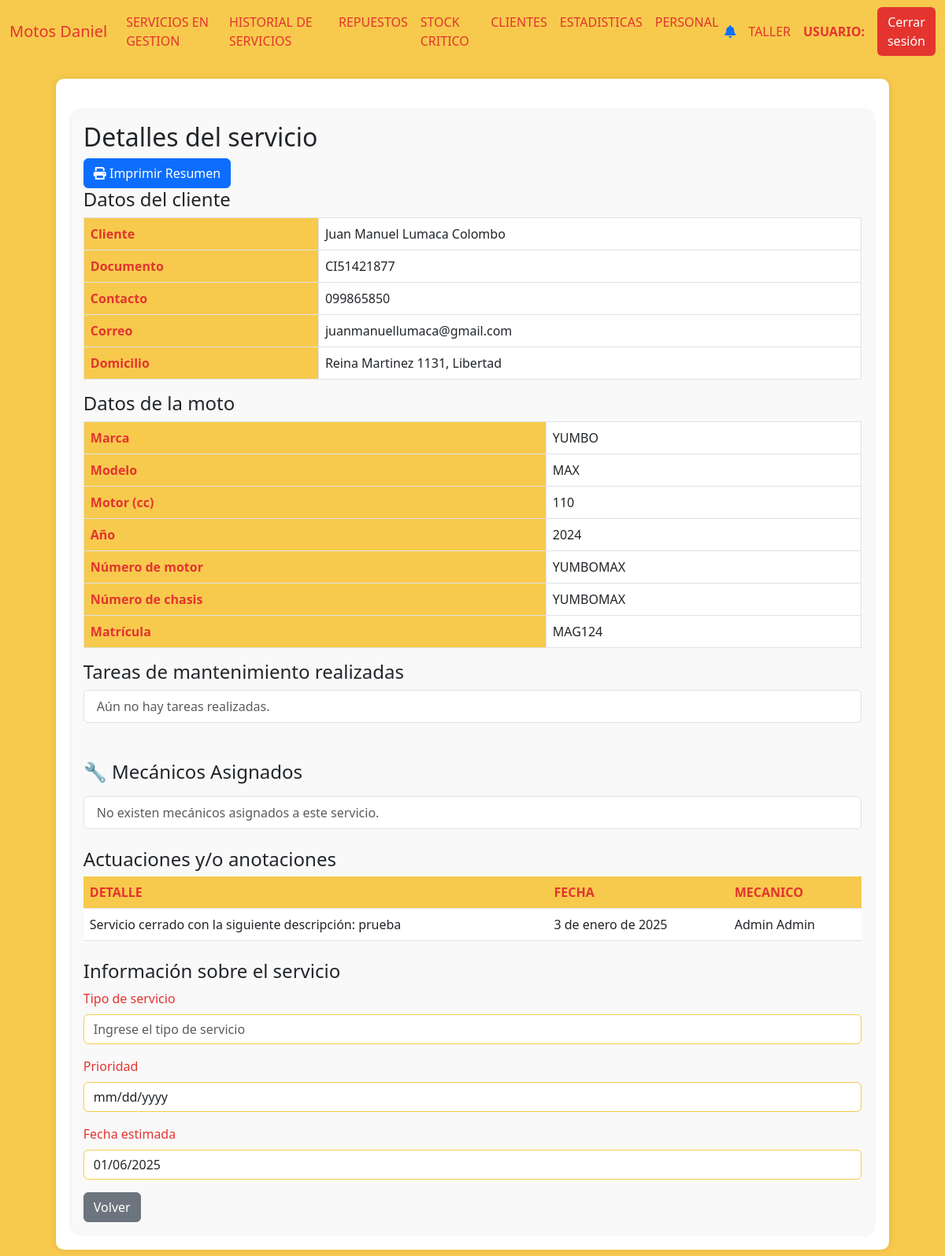
Page /detalles_servicio_cerrado/13 on the committed database.
### AppUM/models.py (models this page shows)
class Cliente(models.Model):
    documento = models.CharField(max_length=20, unique=True)
    nombre = models.CharField(max_length=20)
    apellido  = models.CharField(max_length=20)
    fecha_nacimiento = models.DateField(null=True,blank=True)
    domicilio = models.CharField(max_length=500,blank=True)

class ClienteTelefono(models.Model):
    cliente = models.ForeignKey(Cliente, related_name='cliente_telefono', on_delete=models.CASCADE, null=True)
    telefono = models.CharField(max_length=10)
    principal = models.BooleanField(default=True)

class ClienteCorreo(models.Model):
    cliente = models.ForeignKey(Cliente, related_name='cliente_correo', on_delete=models.CASCADE, null=True)
    correo = models.CharField(max_length=100)
    principal = models.BooleanField(default=True)

class Moto(models.Model):
    marca = models.CharField(max_length=20)
    modelo = models.CharField(max_length=20)
    anio = models.IntegerField()
    motor = models.IntegerField()
    estado = models.CharField(max_length=10)
    kilometros = models.IntegerField()
    precio = models.DecimalField(max_digits=10, decimal_places=2)
    color = models.CharField(max_length=20)
    num_motor = models.CharField(max_length=40, unique=True)
    num_chasis = models.CharField(max_length=40, unique=True)
    num_cilindros = models.IntegerField(default=1)
    cantidad_pasajeros = models.IntegerField(default=2)
    foto = models.ImageField(null=True, blank=True, upload_to="motos/fotos/")
    pertenece_tienda = models.BooleanField()
    pertenece_taller = models.BooleanField()
    identificacion_pdf = models.FileField(upload_to='motos/pdfs/', null=True, blank=True)
    observaciones = models.TextField(null=True, blank=True)
    fecha_ingreso = models.DateTimeField(auto_now_add=True)
    moneda_precio = models.CharField(max_length=10,default=True,null=True)
    tipo = models.CharField(max_length=20,blank=True)
    precio_final = models.DecimalField(max_digits=10, decimal_places=2,default=0)
    contiene_num_motor = models.BooleanField(default=1)
    contiene_num_chasis = models.BooleanField(default=1)

class Matriculas(models.Model):
    moto = models.ForeignKey(Moto, related_name='moto', on_delete=models.CASCADE, null=True)
    matricula = models.CharField(max_length=20, unique=True)
    padron = models.IntegerField(unique=True, null=True, blank=True)

class AnotacionesServicio(models.Model):
    anotaciones = models.TextField(null=True, blank=True)
    fecha = models.DateField(null=True, blank=True)
    mecanico = models.ForeignKey(Mecanico, related_name='anotacion_mecanicos', on_delete=models.CASCADE)
    servicio = models.ForeignKey(Servicios, related_name='anotacion_servicio', on_delete=models.CASCADE)

class Personal(models.Model):
    documento = models.CharField(max_length=20, unique=True)
    nombre = models.CharField(max_length=20)
    apellido  = models.CharField(max_length=20)
    fecha_nacimiento = models.DateField()
    usuario = models.CharField(max_length=100,unique=True)
    contrasena = models.CharField(max_length=20)
    correo = models.CharField(max_length=40,unique=True)
    telefono = models.CharField(max_length=10,unique=True)
    primera_sesion = models.BooleanField(default=False)

class Servicios(models.Model):
    fecha_ingreso = models.DateField()
    descripcion_ingreso = models.TextField(null=True, blank=True)
    estado = models.CharField(max_length=20, blank=True)
    prioridad = models.CharField(max_length=20, blank=True)
    fecha_estimada_cierre = models.DateField(null=True)
    fecha_prox_servicio = models.DateField(null=True)
    km_prox_servicio = models.IntegerField(null=True)
    moto = models.ForeignKey(Moto, related_name='moto_servicio', on_delete=models.CASCADE)
    cliente = models.ForeignKey(Cliente, related_name='cliente_servicio', on_delete=models.CASCADE)
    dias = models.IntegerField(default=0)
    titulo = models.CharField(max_length=20, blank=True)
    precio = models.DecimalField(max_digits=10, decimal_places=2,default=0)

### AppUM/views.py (the view)
# urls.py: path('detalles_servicio_cerrado/<int:id_s>', views.detalles_servicios_cerrados,name="DetallesServicioCerrado"),
def detalles_servicios_cerrados(req,id_s):
    contexto = contexto_modificar_servicio(id_s,None)
    datos = json_para_servicio(id_s)
    return render(req,"perfil_taller/historial_de_servicios/detalles_servicio.html",{ "moto":contexto[0],
                                                                            "cliente":contexto[1],
                                                                            "matricula":contexto[2],
                                                                            "telefono":contexto[3],
                                                                            "correo":contexto[4],
                                                                            "tareas_realizadas":contexto[5],
                                                                            "tareas_pendientes":contexto[6],
                                                                            "mecanicos":contexto[7],
                                                                            "id_servicio":contexto[9],
                                                                            "anotaciones":contexto[10],
                                                                            "info_servicio":contexto[12],
                                                                            "fecha_cierre":contexto[13],
                                                                            "datos_fijos":datos[0],
                                                                            "tareas":datos[1]
                                                                            })

### AppUM/context_processors.py (called while the page is built)
def cantidad_solicitudes_no_leidas(req):
    if req.user.is_authenticated:
        usuario = req.user
        usuario_actual = Personal.objects.filter(usuario=usuario.username).first()
        notificaciones = NotificacionPersonal.objects.filter(personal=usuario_actual,leido=0).count()
    else:
        notificaciones = 0
    return {'notificaciones': notificaciones}

### AppUM/templates/perfil_taller/historial_de_servicios/detalles_servicio.html (shortened to what this page needs)
{% extends "perfil_taller/padre_perfil_taller.html" %}
{% load static %}
{% block contenidoQueCambia %}
<div class="table-container" id="inventarios">
    <div class="form-container" id="motoForm">
        <h2>Detalles del servicio</h4>
            <a id="imprimir-resumen" class="btn btn-primary" onclick="prueba()" data-id-cv="{{ id_cv }}">
                <i class="fas fa-print"></i> Imprimir Resumen
            </a>
            <h4>Datos del cliente</h4>
            <table class="table table-bordered">
                <tbody>
                    <tr>
                        <th scope="row">Cliente</th>
                        <td>{{ cliente.nombre }} {{ cliente.apellido }}</td>
                    </tr>
                    <tr>
                        <th scope="row">Documento</th>
                        <td>{{ cliente.documento }}</td>
                    </tr>
                    <tr>
                        <th scope="row">Contacto</th>
                        <td>{{ telefono }}</td>
                    </tr>
                    <tr>
                        <th scope="row">Correo</th>
                        <td>{{ correo }}</td>
                    </tr>
                    <tr>
                        <th scope="row">Domicilio</th>
                        <td>{{ cliente.domicilio }}</td>
                    </tr>
                </tbody>
            </table>
            <h4>Datos de la moto</h4>
            <table class="table table-bordered">
                <tbody>
                    <tr>
                        <th scope="row">Marca</th>
                        <td>{{ moto.marca }}</td>
                    </tr>
                    <tr>
                        <th scope="row">Modelo</th>
                        <td>{{ moto.modelo }}</td>
                    </tr>
                    <tr>
                        <th scope="row">Motor (cc)</th>
                        <td>{{ moto.motor }}</td>
                    </tr>
                    <tr>
                        <th scope="row">Año</th>
                        <td>{{ moto.anio }}</td>
                    </tr>
                    <tr>
                        <th scope="row">Número de motor</th>
                        <td>{{ moto.num_motor }}</td>
                    </tr>
                    <tr>
                        <th scope="row">Número de chasis</th>
                        <td>{{ moto.num_chasis }}</td>
                    </tr>
                    <tr>
                        <th scope="row">Matrícula</th>
                        <td>{{ matricula }}</td>
                    </tr>
                </tbody>
            </table>
            <h4>Tareas de mantenimiento realizadas</h4>
            <div id="serviciosLista" class="mb-4">
                <ul id="serviciosLista" class="list-group mb-4">
                    {% for servicio in tareas_realizadas %}
                        <li class="list-group-item d-flex align-items-center flex-column" id="servicio-{{ servicio.id }}">
                            <div class="d-flex w-100 align-items-center">
                                <span class="flex-grow-1">{{ servicio.tarea }}</span>
                            </div>
                        </li>
                    {% empty %}
                        <li class="list-group-item text-muted">Aún no hay tareas realizadas.</li>
                    {% endfor %}
                </ul>
            </div>
            <br>
            <h4 class="mb-3">🔧 Mecánicos Asignados</h4>
            <div id="serviciosLista" class="mb-4">
                    <ul id="serviciosLista" class="list-group mb-4">
                        {% for mecanico in mecanicos %}
                        <li class="list-group-item d-flex align-items-center flex-column" id="servicio-{{ servicio.id }}">
                            <div class="d-flex w-100 align-items-center">
                                <span class="flex-grow-1">{{ mecanico.mecanico.nombre }} {{ mecanico.mecanico.apellido }}</span>
                            </div>
                        </li>
                        {% empty %}
                            <li class="list-group-item text-muted">No existen mecánicos asignados a este servicio.</li>
                        {% endfor %}
                    </ul>
                </div>
            <h4>Actuaciones y/o anotaciones</h4>
            <div id="serviciosLista" class="mb-4">
                <table class="table">
                    <thead>
                        <tr>
                            <th>DETALLE</th>
                            <th>FECHA</th>
                            <th>MECANICO</th>
                        </tr>
                    </thead>
                    <tbody>
                {% if anotaciones %}
                    {% for anotacion in anotaciones %}
                        <tr>
                            <td>{{ anotacion.anotacion.anotaciones }}</td>
                            <td>{{ anotacion.anotacion.fecha }}</td>
                            <td>
                                {{ anotacion.mecanico.nombre }} {{ anotacion.mecanico.apellido }}
                            </td>
                        </tr>
                    {% endfor %}
                {% else %}
                <tr>
                    <td colspan="9" class="text-center text-muted">
                        Aún no hay anotaciones
                    </td>
                </tr>
                {% endif %}
                    </tbody>
                </table>
            </div>
            <h4>Información sobre el servicio</h4>
            <div class="mb-3">
                <label for="color" class="form-label">Tipo de servicio</label>
                <input value="{{ info_servicio.titulo }}" type="text" class="form-control" name="tipo_servicio_modificar" id="color" placeholder="Ingrese el tipo de servicio" maxlength="20" readonly>
            </div>
            <div class="mb-3">
                    <label for="precio" class="form-label">Prioridad</label>
                    <input value="{{ info_servicio.prioridad }}" type="date" class="form-control" name="fecha_estimada" readonly>
            </div>
            <div class="mb-3">
                    <label for="precio" class="form-label">Fecha estimada</label>
                    <input value="{{ fecha_cierre }}" type="date" class="form-control" name="fecha_estimada" placeholder="Ingrese la fecha estimada de entrega de la moto" readonly>
            </div>
            <a href="{% url 'HistorialDeServicios' %}" class="btn btn-secondary">Volver</a>
    </div>
</div>
{% endblock %}

### AppUM/static/css/styles.css (style rules this page uses)
body { background-color: #f7ca4d; }
.form-label { color: #e3342f; }
.form-control { border-color: #f7ca4d; }
.table-container { background-color: #fff; border-radius: 10px; padding: 20px; box-shadow: 0px 0px 10px rgba(0, 0, 0, 0.1); margin: 20px auto; max-width: 90%; }
.table th { background-color: #f7ca4d; color: #e3342f; }
.form-container { background-color: #f9f9f9; padding: 15px; border-radius: 10px; box-shadow: 0px 0px 5px rgba(0, 0, 0, 0.1); margin-top: 20px; }

### rows in the picture
Cliente: nombre "Juan Manuel", apellido "Lumaca Colombo", documento "CI51421877", domicilio "Reina Martinez 1131, Libertad"
ClienteTelefono: telefono "099865850"
ClienteCorreo: correo "juanmanuellumaca@gmail.com"
Moto: marca "YUMBO", modelo "MAX", motor "110", anio "2024", num_motor "YUMBOMAX", num_chasis "YUMBOMAX"
Matriculas: matricula "MAG124"
AnotacionesServicio: anotacion.anotaciones "Servicio cerrado con la siguiente descripción: prueba", anotacion.fecha "3 de enero de 2025", mecanico.nombre "Admin", mecanico.apellido "Admin"
